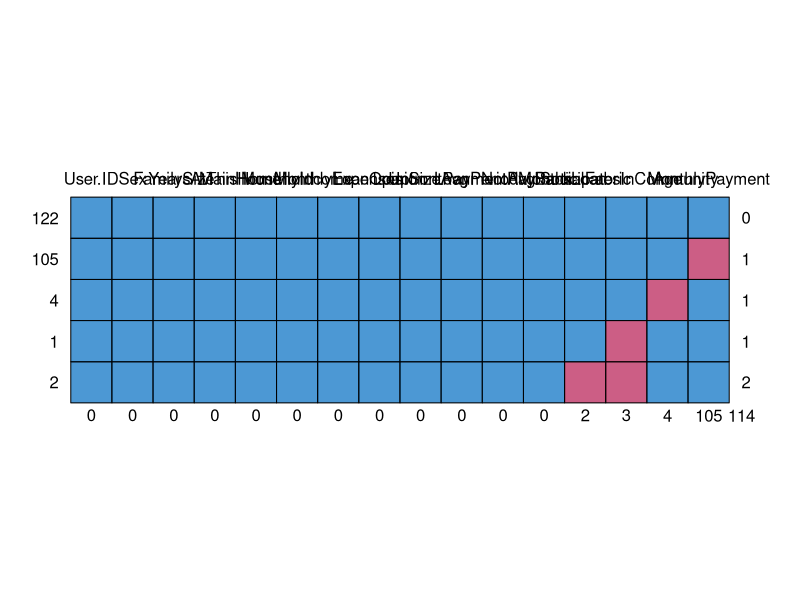
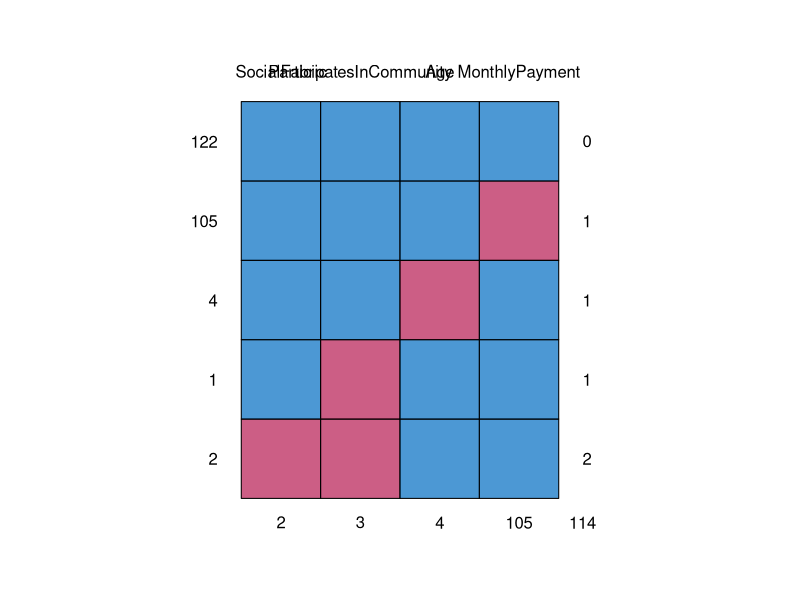
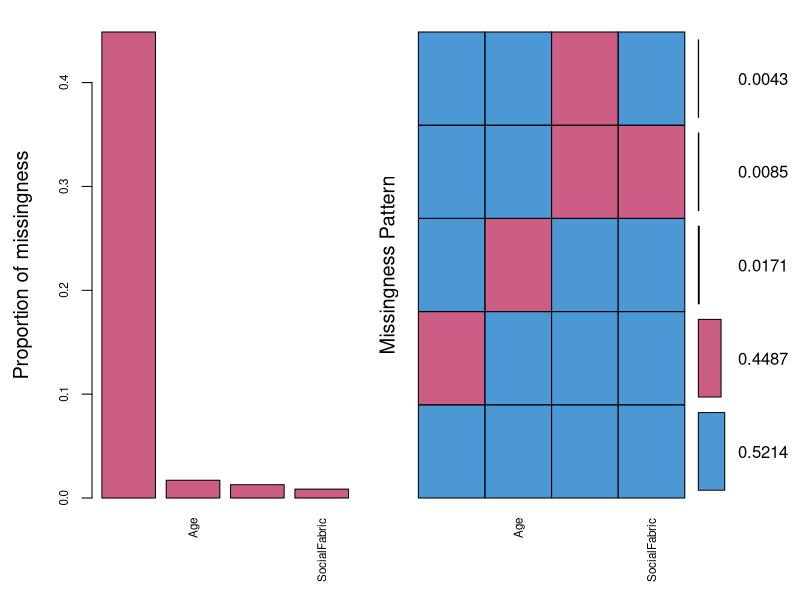
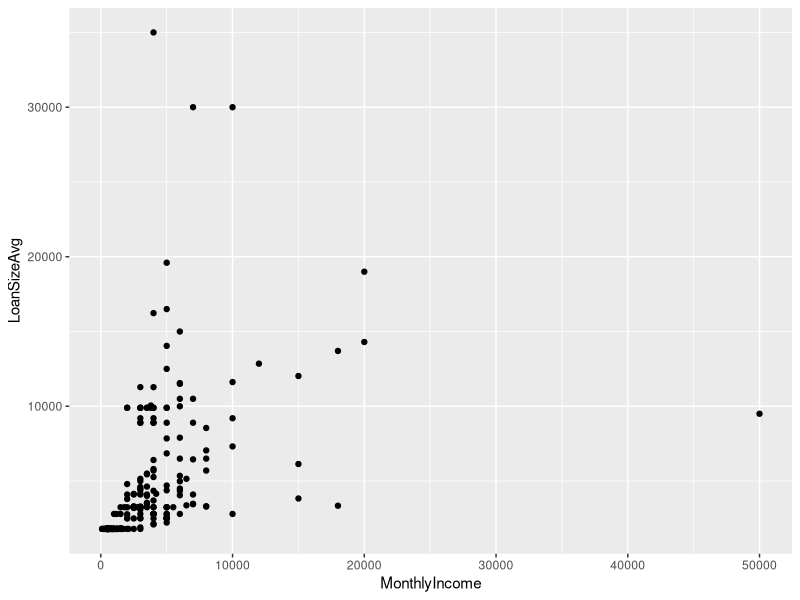
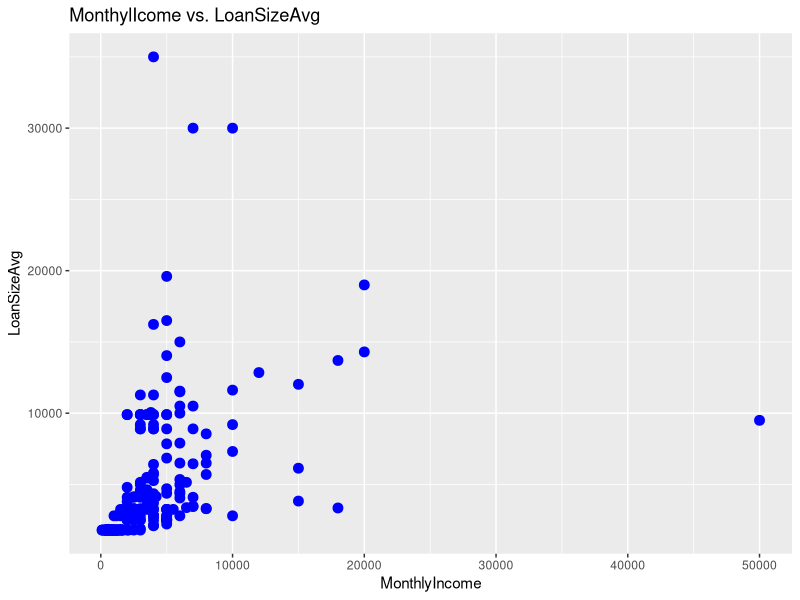
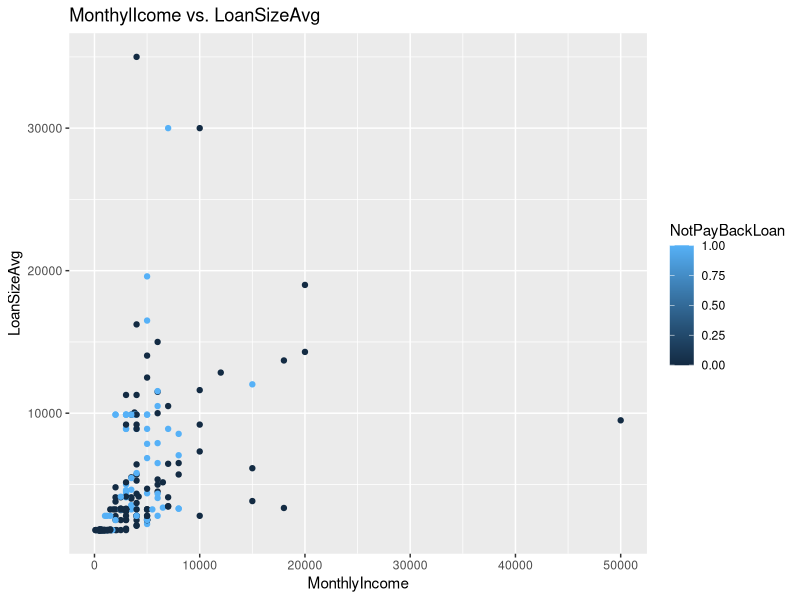

Source code (R) for these figures, in order: (Note: this script raises an error after producing the figures.)
##NAME: JAIME GARCIA
##ASSIGNMENT 2
homework2 = read.csv("Homework2.csv")
str(homework2)
# 16 var, 234 obs
summary(homework2)
head(homework2)
library(mice)
library(VIM)
library(lattice)
###### Question A   ##################################################
summary(homework2)
str(homework2)
#234 observations
#Missing Data: Age: 4;  SocialFabric: 2; MonthlyPayment: 105, ParticipatesInCommunity:3


md.pattern(homework2)

# Multiple imputation
simple = homework2[c("Age", "SocialFabric", "MonthlyPayment","ParticipatesInCommunity")]
summary(simple)
set.seed(88)



md.pattern(simple)
simple_aggr = aggr(simple, col=mdc(1:2), numbers=TRUE, sortVars=TRUE, labels=names(simple), cex.axis=.7, gap=3, ylab=c("Proportion of missingness","Missingness Pattern"))
#Variables sorted by number of missings: 
#  Variable:       Count
#MonthlyPayment: 0.448717949
#Age: 0.017094017
#ParticipatesInCommunity: 0.012820513
#SocialFabric: 0.008547009

####### Question B   ##################################################

library(ggplot2)
scatterplot = ggplot(homework2, aes(x = MonthlyIncome, y = LoanSizeAvg))
scatterplot + geom_point()
scatterplot + geom_point(color = "blue", size = 3) + ggtitle("MonthylIcome vs. LoanSizeAvg")
ggplot(homework2, aes(x = MonthlyIncome, y = LoanSizeAvg, color = NotPayBackLoan)) + ggtitle("MonthylIcome vs. LoanSizeAvg") + geom_point()
# MonthlyIncomr > 20,000 && LoanSizeAvg > 20,000 are not correlated

###### Question C ##################################################
homework2_omit = na.omit(homework2)
summary(homework2_omit)
str(homework2_omit)
# 122 observations

library(caTools)

spl_homework2 = sample.split(homework2_omit$NotPayBackLoan, SplitRatio = 0.65)
homework2_omit_Train = subset(homework2_omit, spl_homework2==TRUE)
homework2_omit_Test = subset(homework2_omit, spl_homework2==FALSE)
summary(homework2_omit_Train)
str(homework2_omit_Train)
write.csv(homework2_omit_Train,"/Users/jaimegarcia/Desktop/DESKTOP_101/code/R_code/SMU/Assigments/Assigment2/homework2_omit_Train.csv")
write.csv(homework2_omit_Test,"/Users/jaimegarcia/Desktop/DESKTOP_101/code/R_code/SMU/Assigments/Assigment2/homework2_omit_Test.csv")

# Building a Logistic Regression Model: First Try
homework2_omit_Train_Model = glm(NotPayBackLoan ~ MonthlyPayment + LoanPeriodMonths + UpfrontPaymentAvg + LoanSizeAvg + LoanOpinion + SocialFabric + ParticipatesInCommunity + MonthlyExpenses + YearsAtThisHome + FamilySize + Age + Sex, data = homework2_omit_Train, family=binomial)
summary(homework2_omit_Train_Model)

# After Refining
homework2_omit_Train_Model = glm(NotPayBackLoan ~ MonthlyPayment + LoanPeriodMonths + LoanSizeAvg + SocialFabric, data = homework2_omit_Train, family=binomial)
summary(homework2_omit_Train_Model)
# logit = 7.6331883 - 0.0005362(MonthlyPayment) - 0.1691183(LoanPeriodMonths) + 0.0002922(LoanSizeAvg) - 2.6592855(SocialFabric)
# Prob = 1 / (1 + e^-(-logit)) 

######  (D) ##################################################

# Evaluating the Model

homework2_omit_Train_predict = predict(homework2_omit_Train_Model, type="response")
homework2_omit_Train_predict
table(homework2_omit_Train$NotPayBackLoan, homework2_omit_Train_predict > 0.5)
# Accuracy for cutoff =0.5: (34+22) / (34+22+8+15) = 70.8%
#Sensitivity = 22 / (22+15) = 59.4%
#Specificity = 34 / (34+8) = 80.9%
#baseline= (34+8)/(34+8+15+22) = 53%

table(homework2_omit_Train$NotPayBackLoan, homework2_omit_Train_predict > 0.7)
# Accuracy for cutoff =0.7: (40+15)/(40+15+22+2) = 69.6%
#Sensitivity = 15 / (15+22) = 40.5%
#Specificity = 40 / (40+ 2) = 95.2%

table(homework2_omit_Train$NotPayBackLoan, homework2_omit_Train_predict > 0.2)
# Accuracy for cutoff = 0.2: (20+35)/(20+35+22+2)= 69.6%
#Sensitivity = 35 / (35+20) = 63.6%
#Specificity = 20 / (20+22) = 47.6%
# I pick up T=0.5; because Sensitivity > 50% && Specificity > 50%

#Baseline = (24+18)/(24+18+8+29) = 0.53
table(homework2_omit_Train$NotPayBackLoan, homework2_omit_Train_predict > 0.6)
# Accuracy for cutoff = 0.6: (27+21)/(21+38+16+4) = 60.7%
#Sensitivity = 38 /(38+4) = 90.4%
#Specificity = 21/(21+16) = 56.7% - 100% = 43.2%


table(homework2_omit_Train$NotPayBackLoan, homework2_omit_Train_predict > 0.4)
# Accuracy for cutoff = 0.4: (27+32)/(27+32+15+5) = 74.6%
#Sensitivity = 32 /(32+5) = 86.4%;
#Specificity =27/(27+15) = 64.2%;   1 - 0.642 = 35.8% = FPR
# I pick up T=0.4; because Sensitivity > 50% && Specificity > 50%


library(stats)
library(gplots)
library(ROCR)

# plotting it in the Training set
homework2_omit_Train_ROC_predict = prediction(homework2_omit_Train_predict, homework2_omit_Train$NotPayBackLoan)
ROC_Curve_homework2_omit_Train = performance(homework2_omit_Train_ROC_predict, "tpr", "fpr")

plot(ROC_Curve_homework2_omit_Train)
plot(ROC_Curve_homework2_omit_Train, colorize=TRUE, print.cutoffs.at=seq(0,1,0.1), text.adj=c(-0.2,0.7))
as.numeric(performance(homework2_omit_Train_ROC_predict, "auc")@y.values)
#### 0.8462033 ~ 84.62%

###### (E) #############################################################
# plotting it in the Testing set
summary(homework2_omit_Test)
str(homework2_omit_Test)
# Building a Logistic Regression Model on the testinv dataset:
homework2_omit_Test_Model = glm(NotPayBackLoan ~ MonthlyPayment + LoanPeriodMonths + LoanSizeAvg + SocialFabric, data = homework2_omit_Test, family=binomial)
summary(homework2_omit_Test_Model)
#logit = - 3.0109921 - 0.0002863(MonthlyPayment) - 0.1344781(LoanPeriodMonths) + 0.0006338(LoanSizeAvg) + 0.4565672(SocialFabric)


homework2_omit_Test_predict = predict(homework2_omit_Test_Model, type="response")
homework2_omit_Test_predict
table(homework2_omit_Test$NotPayBackLoan, homework2_omit_Test_predict > 0.4)
# Accuracy for cutoff =0.4: (18+16)/(18+16+5+4) = 79%
#Sensitivity =  16/(16+4) = 80%
#Specificity = 18/(18+5) = 78.26%; 1 - 0.7826087 = 21.73%
#Baseline = (18+5)/(18+5+4+16) = 53.48%


homework2_omit_Test_ROC_predict = prediction(homework2_omit_Test_predict, homework2_omit_Test$NotPayBackLoan)
ROC_Curve_homework2_omit_Test = performance(homework2_omit_Test_ROC_predict, "tpr", "fpr")

plot(ROC_Curve_homework2_omit_Test)
plot(ROC_Curve_homework2_omit_Test, colorize=TRUE, print.cutoffs.at=seq(0,1,0.1), text.adj=c(-0.2,0.7), ylab ="true positive rate", xlab ="false positive rate")
as.numeric(performance(homework2_omit_Test_ROC_predict, "auc")@y.values)
#AUC: 0.9163043 ~ 90.21%
# 


##### (f)  ###############################################################

imp = mice(simple, m=5, printFlag=FALSE, maxit = 30, seed=2525)
imp
xyplot(imp, MonthlyPayment ~ ParticipatesInCommunity | .imp, pch = 20, cex = 1.4)
imputed = complete(imp)
summary(imputed)

homework2$Age = imputed$Age
homework2$SocialFabric =  imputed$SocialFabric
homework2$MonthlyPayment = imputed$MonthlyPayment
homework2$ParticipatesInCommunity = imputed$ParticipatesInCommunity


summary(homework2)
split_homework2 = sample.split(homework2_omit$NotPayBackLoan, SplitRatio = 0.65)
Train = subset(homework2, split_homework2==TRUE)
Test = subset(homework2, split_homework2==FALSE)

cor(Train)
str(Train)
cor(Train[c("Age", "SocialFabric", "MonthlyPayment","ParticipatesInCommunity")])

# Before Refining
Log_Reg1 = glm(NotPayBackLoan ~ MonthlyPayment + LoanPeriodMonths + UpfrontPaymentAvg + LoanSizeAvg + LoanOpinion + SocialFabric + ParticipatesInCommunity + MonthlyExpenses + YearsAtThisHome + FamilySize + Age + Sex, data = Train, family="binomial")
summary(Log_Reg1)


#After some refining
Log_Reg1 = glm(NotPayBackLoan ~ 0 + MonthlyPayment + LoanPeriodMonths + UpfrontPaymentAvg + LoanSizeAvg + ParticipatesInCommunity, data = Train, family="binomial")
summary(Log_Reg1)
#Logit = -0.0007924(MonthlyPayment) - 0.1377043(LoanPeriodMonths) - 0.0008785(UpfrontPaymentAvg) + 0.0009528(LoanSizeAvg) - 0.8234301(ParticipatesInCommunity)


######## (G) ###############################################################
pred_0 = predict(Log_Reg1, type="response")
table(Train$NotPayBackLoan, pred_0 > 0.5)
table(Train$NotPayBackLoan, pred_0 > 0.2)
# Accuracy for cutoff = (73+40)/(73+40+34+4)= 0.7483444 ~ 74.8%
#Sensitivity =  40/(40+4) = 0.9090909 ~ 90.9%
#Specificity = 73 /(73+34) = 0.682243; 1 - 0.682243 = 31.7%
#Baseline = (73+34) /(73+34+4+40) = 0.7086093 ~ 70.8%


table(Train$NotPayBackLoan, pred_0 > 0.7)
table(Train$NotPayBackLoan, pred_0 > 0.4)
# Accuracy for cutoff =0.4: (93+14)/(83+20+14+24) = 0.7588652 ~ 75.8%
#Sensitivity =  24/(24+20) = 0.5454545 ~ 54.5%
#Specificity = 93/(93+14) = 0.8691589; 1 - 0.8691589 = 0.1308411 ~ 13.1% = FPR
#Baseline = (93+14)/(93+14+20+24) = 0.7086093 ~ 70.8%


ROC_predict = prediction(pred_0, Train$NotPayBackLoan)
ROC_Curve = performance(ROC_predict, "tpr", "fpr")

plot(ROC_Curve)
plot(ROC_Curve, colorize=TRUE, print.cutoffs.at=seq(0,1,0.1), text.adj=c(-0.2,0.7), ylab ="true positive rate", xlab ="false positive rate")
as.numeric(performance(ROC_predict, "auc")@y.values)

# AUC: 0.8532285

#####(h)   ###############################################################

Log_Reg1_test = glm(NotPayBackLoan ~ 0 + MonthlyPayment + LoanPeriodMonths + UpfrontPaymentAvg + LoanSizeAvg + ParticipatesInCommunity, data = Test, family="binomial")
summary(Log_Reg1_test)
#Logit = 0.0005202(MonthlyPayment) - 0.1248395(LoanPeriodMonths) - 0.0010611(UpfrontPaymentAvg) + 0.0009593(LoanSizeAvg) - 0.9036841(ParticipatesInCommunity)

####(g)   ###############################################################
pred_0_test = predict(Log_Reg1_test, type="response")

table(Test$NotPayBackLoan, pred_0_test > 0.2)
# Accuracy for cutoff = (47+17)/(47+17+16+3) = 0.77 ~ 77%
#Sensitivity =  17/(17+3) = 0.85 ~ 85%
#Specificity = 47 /(47+16) = 0.7460317; 1 - 0.7460317 = 0.2539683 ~ 25.4%
#Baseline = (47+16)/(47+16+3+17) = 0.759 ~ 75.9%


ROC_predict_test = prediction(pred_0_test, Test$NotPayBackLoan)
ROC_Curve_test = performance(ROC_predict_test, "tpr", "fpr")

plot(ROC_Curve_test)
plot(ROC_Curve_test, colorize=TRUE, print.cutoffs.at=seq(0,1,0.1), text.adj=c(-0.2,0.7), ylab ="true positive rate", xlab ="false positive rate")
as.numeric(performance(ROC_predict_test, "auc")@y.values)

# AUC: 0.8904762 ~ 89%
